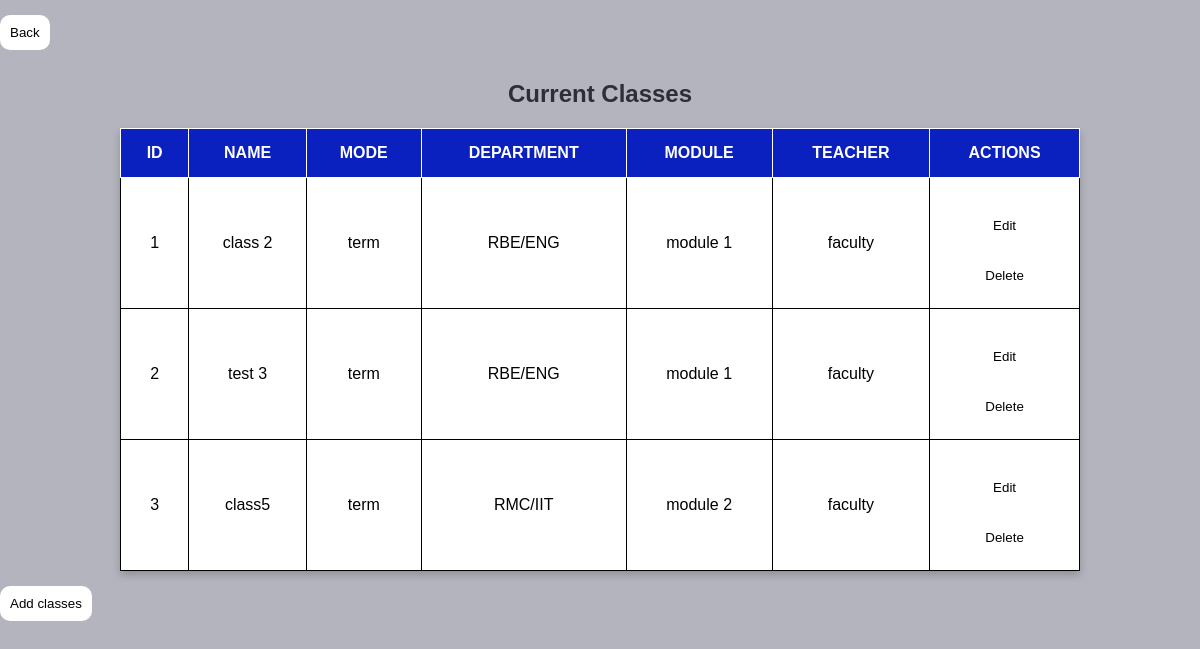
The app's page /php/viewclass.php (signed in), older data.
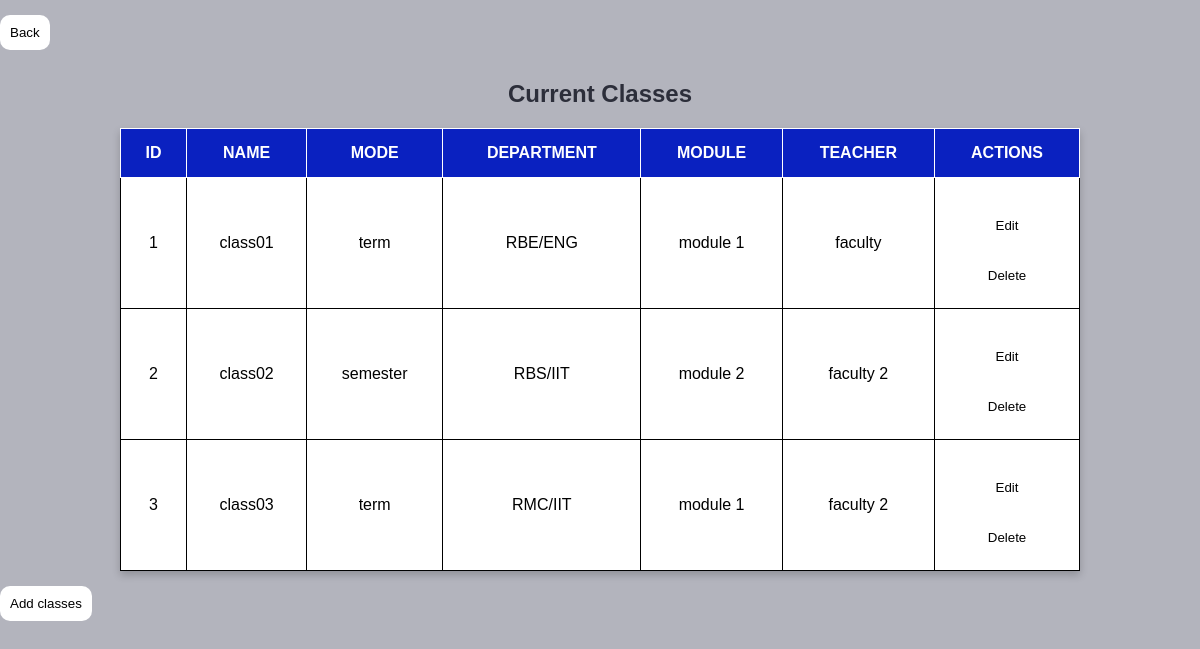
The same page, newer data.
### tables this page shows
CREATE TABLE `class` (
  `ID` int(11) NOT NULL,
  `NAME` varchar(50) DEFAULT NULL,
  `STUDENT_ID` varchar(50) DEFAULT NULL,
  `TEACHER_ID` varchar(50) DEFAULT NULL,
  `MODULES_ID` varchar(50) DEFAULT NULL,
  `MODE` varchar(10) DEFAULT NULL,
  `DEPARTMENT_ID` int(11) DEFAULT NULL
);

CREATE TABLE `department` (
  `ID` int(11) NOT NULL,
  `NAME` varchar(50) DEFAULT NULL
);

CREATE TABLE `modules` (
  `ID` int(11) NOT NULL,
  `NAME` varchar(50) NOT NULL,
  `YEAR` year(4) DEFAULT NULL,
  `SEMESTER` varchar(50) DEFAULT NULL,
  `TERMS` varchar(50) DEFAULT NULL,
  `STAFF_ID` varchar(50) DEFAULT NULL
);

CREATE TABLE `faculty` (
  `ID` int(11) NOT NULL,
  `NAME` varchar(50) DEFAULT NULL,
  `EMAIL` varchar(50) DEFAULT NULL,
  `PHONE_NUMBER` int(8) DEFAULT NULL,
  `DEPARTMENT` varchar(50) DEFAULT NULL,
  `PASSWORD_HASH` char(60) DEFAULT NULL,
  `CREATED_AT` timestamp(6) NOT NULL DEFAULT current_timestamp(6),
  `UPDATED_AT` timestamp(6) NOT NULL DEFAULT current_timestamp(6),
  `ROLE_ID` varchar(11) DEFAULT NULL
);

### php/functions.php (called while the page is built, shortened)
<?php
function can_delete(){
    if ($_SESSION['role'] == 3){
        return TRUE;
    }else{
        return FALSE;
    }
}
function redirect(){
    if ($_SESSION['role'] == 3) {
        $redirect = "admin_dashboard.php";
    } elseif ($_SESSION['role'] == 2) {
        $redirect = "faculty_dashboard.php";
    }
    return $redirect;
}

### php/viewclass.php (the view, shortened to what this page needs)
<?php
require 'functions.php';
$conn = db_connect();
$redirect = redirect();
$stmt = $conn->prepare("SELECT class.id, class.name as classname, class.mode, department.name as depname, faculty.name as teacher, modules.name as modulename
                        FROM class
                        LEFT JOIN department ON class.department_id=department.id
                        LEFT JOIN faculty ON class.teacher_id=faculty.id
                        LEFT JOIN modules on class.modules_id=modules.id
                        ");
$stmt -> execute();
$result = $stmt->get_result();
$class_info = $result->fetch_all(MYSQLI_ASSOC);
?>
 <!DOCTYPE html>
 <html lang="en">
    <head>
    </head>
    <body>
    <a href="<?php echo $redirect; ?>"><button>Back</button></a>
    <h2> Current Classes </h2>
<table>
    <thead>
        <tr>
            <th>ID</th>
            <th>NAME</th>
            <th>MODE</th>
            <th>DEPARTMENT</th>
            <th>MODULE</th>
            <th>TEACHER</th>
            <th>ACTIONS</th>
        </tr>
    </thead>
    <tbody>
        <?php
        $count = 0;
        foreach ($class_info as $class_info): ?>
            <tr>
                <td><?php echo ($count += 1) ?></td>
                <td><?php echo htmlspecialchars($class_info['classname']); ?></td>
                <td><?php echo htmlspecialchars($class_info['mode']); ?></td>
                <td><?php echo htmlspecialchars($class_info['depname']); ?></td>
                <td><?php echo htmlspecialchars($class_info['modulename']); ?></td>
                <td><?php echo htmlspecialchars($class_info['teacher']); ?></td>
                <td><a href="editclass.php?id=<?php echo $class_info['id']; ?>"><button>Edit</button> </a> <br>
                <?php
                if(can_delete()): ?>
                <form method="POST" action="deleteclass.php?id=<?php echo $class_info['id'] ?>">
                <button type="submit" onclick="return confirm('Are you sure?')">Delete</button></form> <?php endif ?>
            </tr>
        <?php endforeach; ?>
    </tbody>
</table>
        <div class = "button">
            <a href="newclass.php"><button>Add classes</button></a>
        </div>
                </body>
                </html>

Row changes from the older to the newer data that the page shows:
changed class "RBE/ENG": NAME "class 2" → "class01"
changed class: NAME "test 3" → "class02"; MODE "term" → "semester"; DEPARTMENT_ID.NAME "RBE/ENG" → "RBS/IIT"; MODULES_ID.NAME "module 1" → "module 2"; faculty.NAME "faculty" → "faculty 2"
changed class "RMC/IIT": NAME "class5" → "class03"; MODULES_ID.NAME "module 2" → "module 1"; faculty.NAME "faculty" → "faculty 2"
